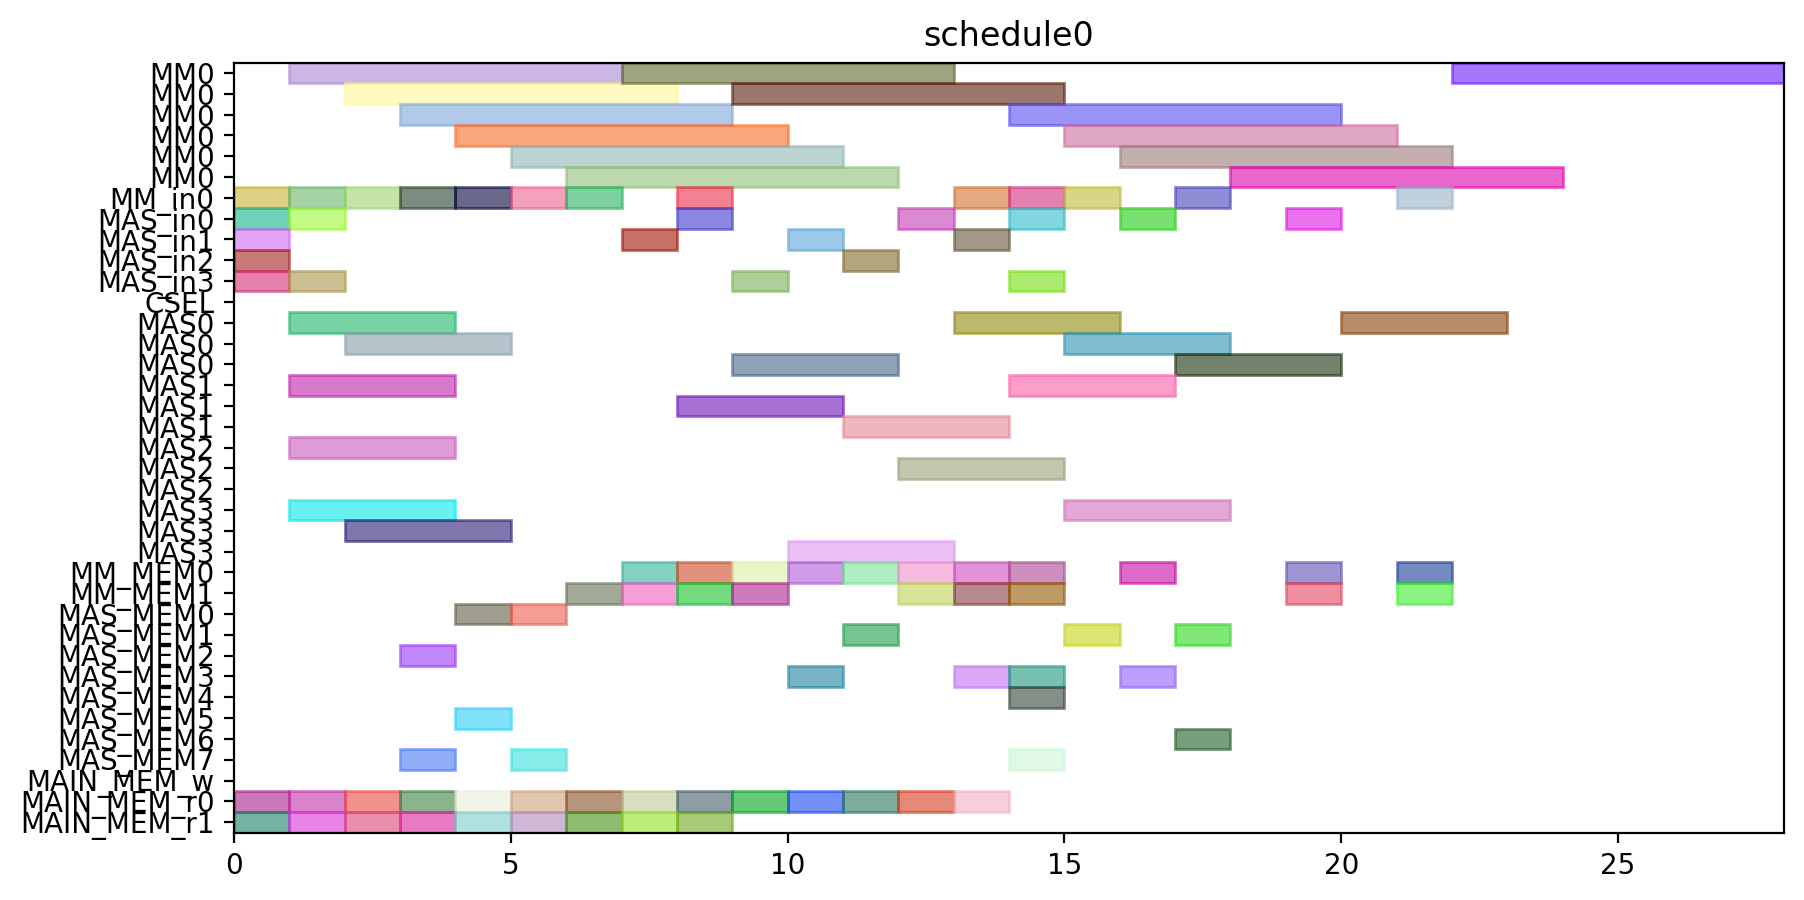

Reproduce this figure in Python.
from pyschedule import Scenario, solvers, plotters, alt


def solve():
	horizon = 90
	S = Scenario("schedule0", horizon=horizon)

	# resource
	MM = S.Resources('MM', num=1, size=6)
	MM_in = S.Resources('MM_in', num=1)
	MAS_in = S.Resources('MAS_in', num=4)
	CSEL = S.Resource('CSEL')
	MAS = S.Resources('MAS', num=4, size=3, periods=range(1, horizon))
	MM_MEM = S.Resources('MM_MEM', num=2)
	MAS_MEM = S.Resources('MAS_MEM', num=8)
	MAIN_MEM_w = S.Resource('MAIN_MEM_w', size=1)
	MAIN_MEM_r = S.Resources('MAIN_MEM_r', num=2)

	# result of previous scheduling

	# new tasks
	t0 = S.Task('t0', length=6, delay_cost=1)
	t0 += alt(MM)
	t0_in = S.Task('t0_in', length=1, delay_cost=1)
	t0_in += alt(MM_in)
	S += t0_in*MM_in[0]<=t0*MM[0]

	t0_mem0 = S.Task('t0_mem0', length=1, delay_cost=1)
	t0_mem0 += MAIN_MEM_r[0]
	t0_mem1 = S.Task('t0_mem1', length=1, delay_cost=1)
	t0_mem1 += MAIN_MEM_r[1]
	t1 = S.Task('t1', length=6, delay_cost=1)
	t1 += alt(MM)
	t1_in = S.Task('t1_in', length=1, delay_cost=1)
	t1_in += alt(MM_in)
	S += t1_in*MM_in[0]<=t1*MM[0]

	t1_mem0 = S.Task('t1_mem0', length=1, delay_cost=1)
	t1_mem0 += MAIN_MEM_r[0]
	t1_mem1 = S.Task('t1_mem1', length=1, delay_cost=1)
	t1_mem1 += MAIN_MEM_r[1]
	t2 = S.Task('t2', length=6, delay_cost=1)
	t2 += alt(MM)
	t2_in = S.Task('t2_in', length=1, delay_cost=1)
	t2_in += alt(MM_in)
	S += t2_in*MM_in[0]<=t2*MM[0]

	t2_mem0 = S.Task('t2_mem0', length=1, delay_cost=1)
	t2_mem0 += MAIN_MEM_r[0]
	t2_mem1 = S.Task('t2_mem1', length=1, delay_cost=1)
	t2_mem1 += MAIN_MEM_r[1]
	t3 = S.Task('t3', length=3, delay_cost=1)
	t3 += alt(MAS)
	t3_in = S.Task('t3_in', length=1, delay_cost=1)
	t3_in += alt(MAS_in)
	S += t3_in*MAS_in[0]<=t3*MAS[0]

	S += t3_in*MAS_in[1]<=t3*MAS[1]

	S += t3_in*MAS_in[2]<=t3*MAS[2]

	S += t3_in*MAS_in[3]<=t3*MAS[3]

	t3_mem0 = S.Task('t3_mem0', length=1, delay_cost=1)
	t3_mem0 += MAIN_MEM_r[0]
	t3_mem1 = S.Task('t3_mem1', length=1, delay_cost=1)
	t3_mem1 += MAIN_MEM_r[1]
	t4 = S.Task('t4', length=3, delay_cost=1)
	t4 += alt(MAS)
	t4_in = S.Task('t4_in', length=1, delay_cost=1)
	t4_in += alt(MAS_in)
	S += t4_in*MAS_in[0]<=t4*MAS[0]

	S += t4_in*MAS_in[1]<=t4*MAS[1]

	S += t4_in*MAS_in[2]<=t4*MAS[2]

	S += t4_in*MAS_in[3]<=t4*MAS[3]

	t4_mem0 = S.Task('t4_mem0', length=1, delay_cost=1)
	t4_mem0 += MAIN_MEM_r[0]
	t4_mem1 = S.Task('t4_mem1', length=1, delay_cost=1)
	t4_mem1 += MAIN_MEM_r[1]
	t8 = S.Task('t8', length=3, delay_cost=1)
	t8 += alt(MAS)
	t8_in = S.Task('t8_in', length=1, delay_cost=1)
	t8_in += alt(MAS_in)
	S += t8_in*MAS_in[0]<=t8*MAS[0]

	S += t8_in*MAS_in[1]<=t8*MAS[1]

	S += t8_in*MAS_in[2]<=t8*MAS[2]

	S += t8_in*MAS_in[3]<=t8*MAS[3]

	t8_mem0 = S.Task('t8_mem0', length=1, delay_cost=1)
	t8_mem0 += MAIN_MEM_r[0]
	t8_mem1 = S.Task('t8_mem1', length=1, delay_cost=1)
	t8_mem1 += MAIN_MEM_r[1]
	t9 = S.Task('t9', length=3, delay_cost=1)
	t9 += alt(MAS)
	t9_in = S.Task('t9_in', length=1, delay_cost=1)
	t9_in += alt(MAS_in)
	S += t9_in*MAS_in[0]<=t9*MAS[0]

	S += t9_in*MAS_in[1]<=t9*MAS[1]

	S += t9_in*MAS_in[2]<=t9*MAS[2]

	S += t9_in*MAS_in[3]<=t9*MAS[3]

	t9_mem0 = S.Task('t9_mem0', length=1, delay_cost=1)
	t9_mem0 += MAIN_MEM_r[0]
	t9_mem1 = S.Task('t9_mem1', length=1, delay_cost=1)
	t9_mem1 += MAIN_MEM_r[1]
	t13 = S.Task('t13', length=3, delay_cost=1)
	t13 += alt(MAS)
	t13_in = S.Task('t13_in', length=1, delay_cost=1)
	t13_in += alt(MAS_in)
	S += t13_in*MAS_in[0]<=t13*MAS[0]

	S += t13_in*MAS_in[1]<=t13*MAS[1]

	S += t13_in*MAS_in[2]<=t13*MAS[2]

	S += t13_in*MAS_in[3]<=t13*MAS[3]

	t13_mem0 = S.Task('t13_mem0', length=1, delay_cost=1)
	t13_mem0 += MAIN_MEM_r[0]
	t13_mem1 = S.Task('t13_mem1', length=1, delay_cost=1)
	t13_mem1 += MAIN_MEM_r[1]
	t14 = S.Task('t14', length=3, delay_cost=1)
	t14 += alt(MAS)
	t14_in = S.Task('t14_in', length=1, delay_cost=1)
	t14_in += alt(MAS_in)
	S += t14_in*MAS_in[0]<=t14*MAS[0]

	S += t14_in*MAS_in[1]<=t14*MAS[1]

	S += t14_in*MAS_in[2]<=t14*MAS[2]

	S += t14_in*MAS_in[3]<=t14*MAS[3]

	t14_mem0 = S.Task('t14_mem0', length=1, delay_cost=1)
	t14_mem0 += MAIN_MEM_r[0]
	t14_mem1 = S.Task('t14_mem1', length=1, delay_cost=1)
	t14_mem1 += MAIN_MEM_r[1]
	t5 = S.Task('t5', length=6, delay_cost=1)
	t5 += alt(MM)
	t5_in = S.Task('t5_in', length=1, delay_cost=1)
	t5_in += alt(MM_in)
	S += t5_in*MM_in[0]<=t5*MM[0]

	t5_mem0 = S.Task('t5_mem0', length=1, delay_cost=1)
	t5_mem0 += alt(MAS_MEM)
	S += (t3*MAS[0])-1 < t5_mem0*MAS_MEM[0]
	S += (t3*MAS[1])-1 < t5_mem0*MAS_MEM[2]
	S += (t3*MAS[2])-1 < t5_mem0*MAS_MEM[4]
	S += (t3*MAS[3])-1 < t5_mem0*MAS_MEM[6]
	S += t5_mem0 <= t5

	t5_mem1 = S.Task('t5_mem1', length=1, delay_cost=1)
	t5_mem1 += alt(MAS_MEM)
	S += (t4*MAS[0])-1 < t5_mem1*MAS_MEM[1]
	S += (t4*MAS[1])-1 < t5_mem1*MAS_MEM[3]
	S += (t4*MAS[2])-1 < t5_mem1*MAS_MEM[5]
	S += (t4*MAS[3])-1 < t5_mem1*MAS_MEM[7]
	S += t5_mem1 <= t5

	t6 = S.Task('t6', length=3, delay_cost=1)
	t6 += alt(MAS)
	t6_in = S.Task('t6_in', length=1, delay_cost=1)
	t6_in += alt(MAS_in)
	S += t6_in*MAS_in[0]<=t6*MAS[0]

	S += t6_in*MAS_in[1]<=t6*MAS[1]

	S += t6_in*MAS_in[2]<=t6*MAS[2]

	S += t6_in*MAS_in[3]<=t6*MAS[3]

	t6_mem0 = S.Task('t6_mem0', length=1, delay_cost=1)
	t6_mem0 += alt(MM_MEM)
	S += (t0*MM[0])-1 < t6_mem0*MM_MEM[0]
	S += t6_mem0 <= t6

	t6_mem1 = S.Task('t6_mem1', length=1, delay_cost=1)
	t6_mem1 += alt(MM_MEM)
	S += (t1*MM[0])-1 < t6_mem1*MM_MEM[1]
	S += t6_mem1 <= t6

	t10 = S.Task('t10', length=6, delay_cost=1)
	t10 += alt(MM)
	t10_in = S.Task('t10_in', length=1, delay_cost=1)
	t10_in += alt(MM_in)
	S += t10_in*MM_in[0]<=t10*MM[0]

	t10_mem0 = S.Task('t10_mem0', length=1, delay_cost=1)
	t10_mem0 += alt(MAS_MEM)
	S += (t8*MAS[0])-1 < t10_mem0*MAS_MEM[0]
	S += (t8*MAS[1])-1 < t10_mem0*MAS_MEM[2]
	S += (t8*MAS[2])-1 < t10_mem0*MAS_MEM[4]
	S += (t8*MAS[3])-1 < t10_mem0*MAS_MEM[6]
	S += t10_mem0 <= t10

	t10_mem1 = S.Task('t10_mem1', length=1, delay_cost=1)
	t10_mem1 += alt(MAS_MEM)
	S += (t9*MAS[0])-1 < t10_mem1*MAS_MEM[1]
	S += (t9*MAS[1])-1 < t10_mem1*MAS_MEM[3]
	S += (t9*MAS[2])-1 < t10_mem1*MAS_MEM[5]
	S += (t9*MAS[3])-1 < t10_mem1*MAS_MEM[7]
	S += t10_mem1 <= t10

	t11 = S.Task('t11', length=3, delay_cost=1)
	t11 += alt(MAS)
	t11_in = S.Task('t11_in', length=1, delay_cost=1)
	t11_in += alt(MAS_in)
	S += t11_in*MAS_in[0]<=t11*MAS[0]

	S += t11_in*MAS_in[1]<=t11*MAS[1]

	S += t11_in*MAS_in[2]<=t11*MAS[2]

	S += t11_in*MAS_in[3]<=t11*MAS[3]

	t11_mem0 = S.Task('t11_mem0', length=1, delay_cost=1)
	t11_mem0 += alt(MM_MEM)
	S += (t1*MM[0])-1 < t11_mem0*MM_MEM[0]
	S += t11_mem0 <= t11

	t11_mem1 = S.Task('t11_mem1', length=1, delay_cost=1)
	t11_mem1 += alt(MM_MEM)
	S += (t2*MM[0])-1 < t11_mem1*MM_MEM[1]
	S += t11_mem1 <= t11

	t15 = S.Task('t15', length=6, delay_cost=1)
	t15 += alt(MM)
	t15_in = S.Task('t15_in', length=1, delay_cost=1)
	t15_in += alt(MM_in)
	S += t15_in*MM_in[0]<=t15*MM[0]

	t15_mem0 = S.Task('t15_mem0', length=1, delay_cost=1)
	t15_mem0 += alt(MAS_MEM)
	S += (t13*MAS[0])-1 < t15_mem0*MAS_MEM[0]
	S += (t13*MAS[1])-1 < t15_mem0*MAS_MEM[2]
	S += (t13*MAS[2])-1 < t15_mem0*MAS_MEM[4]
	S += (t13*MAS[3])-1 < t15_mem0*MAS_MEM[6]
	S += t15_mem0 <= t15

	t15_mem1 = S.Task('t15_mem1', length=1, delay_cost=1)
	t15_mem1 += alt(MAS_MEM)
	S += (t14*MAS[0])-1 < t15_mem1*MAS_MEM[1]
	S += (t14*MAS[1])-1 < t15_mem1*MAS_MEM[3]
	S += (t14*MAS[2])-1 < t15_mem1*MAS_MEM[5]
	S += (t14*MAS[3])-1 < t15_mem1*MAS_MEM[7]
	S += t15_mem1 <= t15

	t16 = S.Task('t16', length=3, delay_cost=1)
	t16 += alt(MAS)
	t16_in = S.Task('t16_in', length=1, delay_cost=1)
	t16_in += alt(MAS_in)
	S += t16_in*MAS_in[0]<=t16*MAS[0]

	S += t16_in*MAS_in[1]<=t16*MAS[1]

	S += t16_in*MAS_in[2]<=t16*MAS[2]

	S += t16_in*MAS_in[3]<=t16*MAS[3]

	t16_mem0 = S.Task('t16_mem0', length=1, delay_cost=1)
	t16_mem0 += alt(MM_MEM)
	S += (t0*MM[0])-1 < t16_mem0*MM_MEM[0]
	S += t16_mem0 <= t16

	t16_mem1 = S.Task('t16_mem1', length=1, delay_cost=1)
	t16_mem1 += alt(MM_MEM)
	S += (t2*MM[0])-1 < t16_mem1*MM_MEM[1]
	S += t16_mem1 <= t16

	t19 = S.Task('t19', length=6, delay_cost=1)
	t19 += alt(MM)
	t19_in = S.Task('t19_in', length=1, delay_cost=1)
	t19_in += alt(MM_in)
	S += t19_in*MM_in[0]<=t19*MM[0]

	t19_mem0 = S.Task('t19_mem0', length=1, delay_cost=1)
	t19_mem0 += MAIN_MEM_r[0]
	t19_mem1 = S.Task('t19_mem1', length=1, delay_cost=1)
	t19_mem1 += alt(MM_MEM)
	S += (t2*MM[0])-1 < t19_mem1*MM_MEM[1]
	S += t19_mem1 <= t19

	t24 = S.Task('t24', length=3, delay_cost=1)
	t24 += alt(MAS)
	t24_in = S.Task('t24_in', length=1, delay_cost=1)
	t24_in += alt(MAS_in)
	S += t24_in*MAS_in[0]<=t24*MAS[0]

	S += t24_in*MAS_in[1]<=t24*MAS[1]

	S += t24_in*MAS_in[2]<=t24*MAS[2]

	S += t24_in*MAS_in[3]<=t24*MAS[3]

	t24_mem0 = S.Task('t24_mem0', length=1, delay_cost=1)
	t24_mem0 += alt(MM_MEM)
	S += (t0*MM[0])-1 < t24_mem0*MM_MEM[0]
	S += t24_mem0 <= t24

	t26 = S.Task('t26', length=6, delay_cost=1)
	t26 += alt(MM)
	t26_in = S.Task('t26_in', length=1, delay_cost=1)
	t26_in += alt(MM_in)
	S += t26_in*MM_in[0]<=t26*MM[0]

	t26_mem0 = S.Task('t26_mem0', length=1, delay_cost=1)
	t26_mem0 += MAIN_MEM_r[0]
	t26_mem1 = S.Task('t26_mem1', length=1, delay_cost=1)
	t26_mem1 += alt(MM_MEM)
	S += (t2*MM[0])-1 < t26_mem1*MM_MEM[1]
	S += t26_mem1 <= t26

	t7 = S.Task('t7', length=3, delay_cost=1)
	t7 += alt(MAS)
	t7_in = S.Task('t7_in', length=1, delay_cost=1)
	t7_in += alt(MAS_in)
	S += t7_in*MAS_in[0]<=t7*MAS[0]

	S += t7_in*MAS_in[1]<=t7*MAS[1]

	S += t7_in*MAS_in[2]<=t7*MAS[2]

	S += t7_in*MAS_in[3]<=t7*MAS[3]

	t7_mem0 = S.Task('t7_mem0', length=1, delay_cost=1)
	t7_mem0 += alt(MM_MEM)
	S += (t5*MM[0])-1 < t7_mem0*MM_MEM[0]
	S += t7_mem0 <= t7

	t7_mem1 = S.Task('t7_mem1', length=1, delay_cost=1)
	t7_mem1 += alt(MAS_MEM)
	S += (t6*MAS[0])-1 < t7_mem1*MAS_MEM[1]
	S += (t6*MAS[1])-1 < t7_mem1*MAS_MEM[3]
	S += (t6*MAS[2])-1 < t7_mem1*MAS_MEM[5]
	S += (t6*MAS[3])-1 < t7_mem1*MAS_MEM[7]
	S += t7_mem1 <= t7

	t12 = S.Task('t12', length=3, delay_cost=1)
	t12 += alt(MAS)
	t12_in = S.Task('t12_in', length=1, delay_cost=1)
	t12_in += alt(MAS_in)
	S += t12_in*MAS_in[0]<=t12*MAS[0]

	S += t12_in*MAS_in[1]<=t12*MAS[1]

	S += t12_in*MAS_in[2]<=t12*MAS[2]

	S += t12_in*MAS_in[3]<=t12*MAS[3]

	t12_mem0 = S.Task('t12_mem0', length=1, delay_cost=1)
	t12_mem0 += alt(MM_MEM)
	S += (t10*MM[0])-1 < t12_mem0*MM_MEM[0]
	S += t12_mem0 <= t12

	t12_mem1 = S.Task('t12_mem1', length=1, delay_cost=1)
	t12_mem1 += alt(MAS_MEM)
	S += (t11*MAS[0])-1 < t12_mem1*MAS_MEM[1]
	S += (t11*MAS[1])-1 < t12_mem1*MAS_MEM[3]
	S += (t11*MAS[2])-1 < t12_mem1*MAS_MEM[5]
	S += (t11*MAS[3])-1 < t12_mem1*MAS_MEM[7]
	S += t12_mem1 <= t12

	t17 = S.Task('t17', length=3, delay_cost=1)
	t17 += alt(MAS)
	t17_in = S.Task('t17_in', length=1, delay_cost=1)
	t17_in += alt(MAS_in)
	S += t17_in*MAS_in[0]<=t17*MAS[0]

	S += t17_in*MAS_in[1]<=t17*MAS[1]

	S += t17_in*MAS_in[2]<=t17*MAS[2]

	S += t17_in*MAS_in[3]<=t17*MAS[3]

	t17_mem0 = S.Task('t17_mem0', length=1, delay_cost=1)
	t17_mem0 += alt(MM_MEM)
	S += (t15*MM[0])-1 < t17_mem0*MM_MEM[0]
	S += t17_mem0 <= t17

	t17_mem1 = S.Task('t17_mem1', length=1, delay_cost=1)
	t17_mem1 += alt(MAS_MEM)
	S += (t16*MAS[0])-1 < t17_mem1*MAS_MEM[1]
	S += (t16*MAS[1])-1 < t17_mem1*MAS_MEM[3]
	S += (t16*MAS[2])-1 < t17_mem1*MAS_MEM[5]
	S += (t16*MAS[3])-1 < t17_mem1*MAS_MEM[7]
	S += t17_mem1 <= t17

	t25 = S.Task('t25', length=3, delay_cost=1)
	t25 += alt(MAS)
	t25_in = S.Task('t25_in', length=1, delay_cost=1)
	t25_in += alt(MAS_in)
	S += t25_in*MAS_in[0]<=t25*MAS[0]

	S += t25_in*MAS_in[1]<=t25*MAS[1]

	S += t25_in*MAS_in[2]<=t25*MAS[2]

	S += t25_in*MAS_in[3]<=t25*MAS[3]

	t25_mem0 = S.Task('t25_mem0', length=1, delay_cost=1)
	t25_mem0 += alt(MM_MEM)
	S += (t0*MM[0])-1 < t25_mem0*MM_MEM[0]
	S += t25_mem0 <= t25

	t25_mem1 = S.Task('t25_mem1', length=1, delay_cost=1)
	t25_mem1 += alt(MAS_MEM)
	S += (t24*MAS[0])-1 < t25_mem1*MAS_MEM[1]
	S += (t24*MAS[1])-1 < t25_mem1*MAS_MEM[3]
	S += (t24*MAS[2])-1 < t25_mem1*MAS_MEM[5]
	S += (t24*MAS[3])-1 < t25_mem1*MAS_MEM[7]
	S += t25_mem1 <= t25

	t29 = S.Task('t29', length=3, delay_cost=1)
	t29 += alt(MAS)
	t29_in = S.Task('t29_in', length=1, delay_cost=1)
	t29_in += alt(MAS_in)
	S += t29_in*MAS_in[0]<=t29*MAS[0]

	S += t29_in*MAS_in[1]<=t29*MAS[1]

	S += t29_in*MAS_in[2]<=t29*MAS[2]

	S += t29_in*MAS_in[3]<=t29*MAS[3]

	t29_mem0 = S.Task('t29_mem0', length=1, delay_cost=1)
	t29_mem0 += alt(MM_MEM)
	S += (t0*MM[0])-1 < t29_mem0*MM_MEM[0]
	S += t29_mem0 <= t29

	t29_mem1 = S.Task('t29_mem1', length=1, delay_cost=1)
	t29_mem1 += alt(MM_MEM)
	S += (t26*MM[0])-1 < t29_mem1*MM_MEM[1]
	S += t29_mem1 <= t29

	t18 = S.Task('t18', length=6, delay_cost=1)
	t18 += alt(MM)
	t18_in = S.Task('t18_in', length=1, delay_cost=1)
	t18_in += alt(MM_in)
	S += t18_in*MM_in[0]<=t18*MM[0]

	t18_mem0 = S.Task('t18_mem0', length=1, delay_cost=1)
	t18_mem0 += MAIN_MEM_r[0]
	t18_mem1 = S.Task('t18_mem1', length=1, delay_cost=1)
	t18_mem1 += alt(MAS_MEM)
	S += (t12*MAS[0])-1 < t18_mem1*MAS_MEM[1]
	S += (t12*MAS[1])-1 < t18_mem1*MAS_MEM[3]
	S += (t12*MAS[2])-1 < t18_mem1*MAS_MEM[5]
	S += (t12*MAS[3])-1 < t18_mem1*MAS_MEM[7]
	S += t18_mem1 <= t18

	t27 = S.Task('t27', length=6, delay_cost=1)
	t27 += alt(MM)
	t27_in = S.Task('t27_in', length=1, delay_cost=1)
	t27_in += alt(MM_in)
	S += t27_in*MM_in[0]<=t27*MM[0]

	t27_mem0 = S.Task('t27_mem0', length=1, delay_cost=1)
	t27_mem0 += MAIN_MEM_r[0]
	t27_mem1 = S.Task('t27_mem1', length=1, delay_cost=1)
	t27_mem1 += alt(MAS_MEM)
	S += (t12*MAS[0])-1 < t27_mem1*MAS_MEM[1]
	S += (t12*MAS[1])-1 < t27_mem1*MAS_MEM[3]
	S += (t12*MAS[2])-1 < t27_mem1*MAS_MEM[5]
	S += (t12*MAS[3])-1 < t27_mem1*MAS_MEM[7]
	S += t27_mem1 <= t27

	t28 = S.Task('t28', length=3, delay_cost=1)
	t28 += alt(MAS)
	t28_in = S.Task('t28_in', length=1, delay_cost=1)
	t28_in += alt(MAS_in)
	S += t28_in*MAS_in[0]<=t28*MAS[0]

	S += t28_in*MAS_in[1]<=t28*MAS[1]

	S += t28_in*MAS_in[2]<=t28*MAS[2]

	S += t28_in*MAS_in[3]<=t28*MAS[3]

	t28_mem0 = S.Task('t28_mem0', length=1, delay_cost=1)
	t28_mem0 += alt(MAS_MEM)
	S += (t25*MAS[0])-1 < t28_mem0*MAS_MEM[0]
	S += (t25*MAS[1])-1 < t28_mem0*MAS_MEM[2]
	S += (t25*MAS[2])-1 < t28_mem0*MAS_MEM[4]
	S += (t25*MAS[3])-1 < t28_mem0*MAS_MEM[6]
	S += t28_mem0 <= t28

	t28_mem1 = S.Task('t28_mem1', length=1, delay_cost=1)
	t28_mem1 += alt(MM_MEM)
	S += (t26*MM[0])-1 < t28_mem1*MM_MEM[1]
	S += t28_mem1 <= t28

	t30 = S.Task('t30', length=6, delay_cost=1)
	t30 += alt(MM)
	t30_in = S.Task('t30_in', length=1, delay_cost=1)
	t30_in += alt(MM_in)
	S += t30_in*MM_in[0]<=t30*MM[0]

	t30_mem0 = S.Task('t30_mem0', length=1, delay_cost=1)
	t30_mem0 += MAIN_MEM_r[0]
	t30_mem1 = S.Task('t30_mem1', length=1, delay_cost=1)
	t30_mem1 += alt(MAS_MEM)
	S += (t29*MAS[0])-1 < t30_mem1*MAS_MEM[1]
	S += (t29*MAS[1])-1 < t30_mem1*MAS_MEM[3]
	S += (t29*MAS[2])-1 < t30_mem1*MAS_MEM[5]
	S += (t29*MAS[3])-1 < t30_mem1*MAS_MEM[7]
	S += t30_mem1 <= t30

	t20 = S.Task('t20', length=3, delay_cost=1)
	t20 += alt(MAS)
	t20_in = S.Task('t20_in', length=1, delay_cost=1)
	t20_in += alt(MAS_in)
	S += t20_in*MAS_in[0]<=t20*MAS[0]

	S += t20_in*MAS_in[1]<=t20*MAS[1]

	S += t20_in*MAS_in[2]<=t20*MAS[2]

	S += t20_in*MAS_in[3]<=t20*MAS[3]

	t20_mem0 = S.Task('t20_mem0', length=1, delay_cost=1)
	t20_mem0 += alt(MM_MEM)
	S += (t19*MM[0])-1 < t20_mem0*MM_MEM[0]
	S += t20_mem0 <= t20

	t20_mem1 = S.Task('t20_mem1', length=1, delay_cost=1)
	t20_mem1 += alt(MM_MEM)
	S += (t18*MM[0])-1 < t20_mem1*MM_MEM[1]
	S += t20_mem1 <= t20

	t31 = S.Task('t31', length=6, delay_cost=1)
	t31 += alt(MM)
	t31_in = S.Task('t31_in', length=1, delay_cost=1)
	t31_in += alt(MM_in)
	S += t31_in*MM_in[0]<=t31*MM[0]

	t31_mem0 = S.Task('t31_mem0', length=1, delay_cost=1)
	t31_mem0 += alt(MM_MEM)
	S += (t27*MM[0])-1 < t31_mem0*MM_MEM[0]
	S += t31_mem0 <= t31

	t31_mem1 = S.Task('t31_mem1', length=1, delay_cost=1)
	t31_mem1 += alt(MM_MEM)
	S += (t30*MM[0])-1 < t31_mem1*MM_MEM[1]
	S += t31_mem1 <= t31

	t35 = S.Task('t35', length=6, delay_cost=1)
	t35 += alt(MM)
	t35_in = S.Task('t35_in', length=1, delay_cost=1)
	t35_in += alt(MM_in)
	S += t35_in*MM_in[0]<=t35*MM[0]

	t35_mem0 = S.Task('t35_mem0', length=1, delay_cost=1)
	t35_mem0 += alt(MAS_MEM)
	S += (t7*MAS[0])-1 < t35_mem0*MAS_MEM[0]
	S += (t7*MAS[1])-1 < t35_mem0*MAS_MEM[2]
	S += (t7*MAS[2])-1 < t35_mem0*MAS_MEM[4]
	S += (t7*MAS[3])-1 < t35_mem0*MAS_MEM[6]
	S += t35_mem0 <= t35

	t35_mem1 = S.Task('t35_mem1', length=1, delay_cost=1)
	t35_mem1 += alt(MAS_MEM)
	S += (t28*MAS[0])-1 < t35_mem1*MAS_MEM[1]
	S += (t28*MAS[1])-1 < t35_mem1*MAS_MEM[3]
	S += (t28*MAS[2])-1 < t35_mem1*MAS_MEM[5]
	S += (t28*MAS[3])-1 < t35_mem1*MAS_MEM[7]
	S += t35_mem1 <= t35

	solvers.mip.solve(S,msg=1,kind='CPLEX',ratio_gap=1.01)

	solution = [['hoge']*len(S.solution()[1]) for i in range(len(S.solution()))]
	for i in range(len(S.solution())):
		for j in range(len(S.solution()[i])):
			solution[i][j]=str(S.solution()[i][j])
	print(solution)

	cycles = int(solution[-1][3])

	pic_file_name = "/home/mfukuda/ABE/multiRAM_multiMAS_16mux/scheduling_result/stage6MM1_stage3MAS4/EP_ADD_A_ANY/schedule0.png"
	if(S.solution() != []):
		plotters.matplotlib.plot(S,img_filename=pic_file_name, show_task_labels=False, fig_size=(cycles*0.25+3, 5))

	return solution
